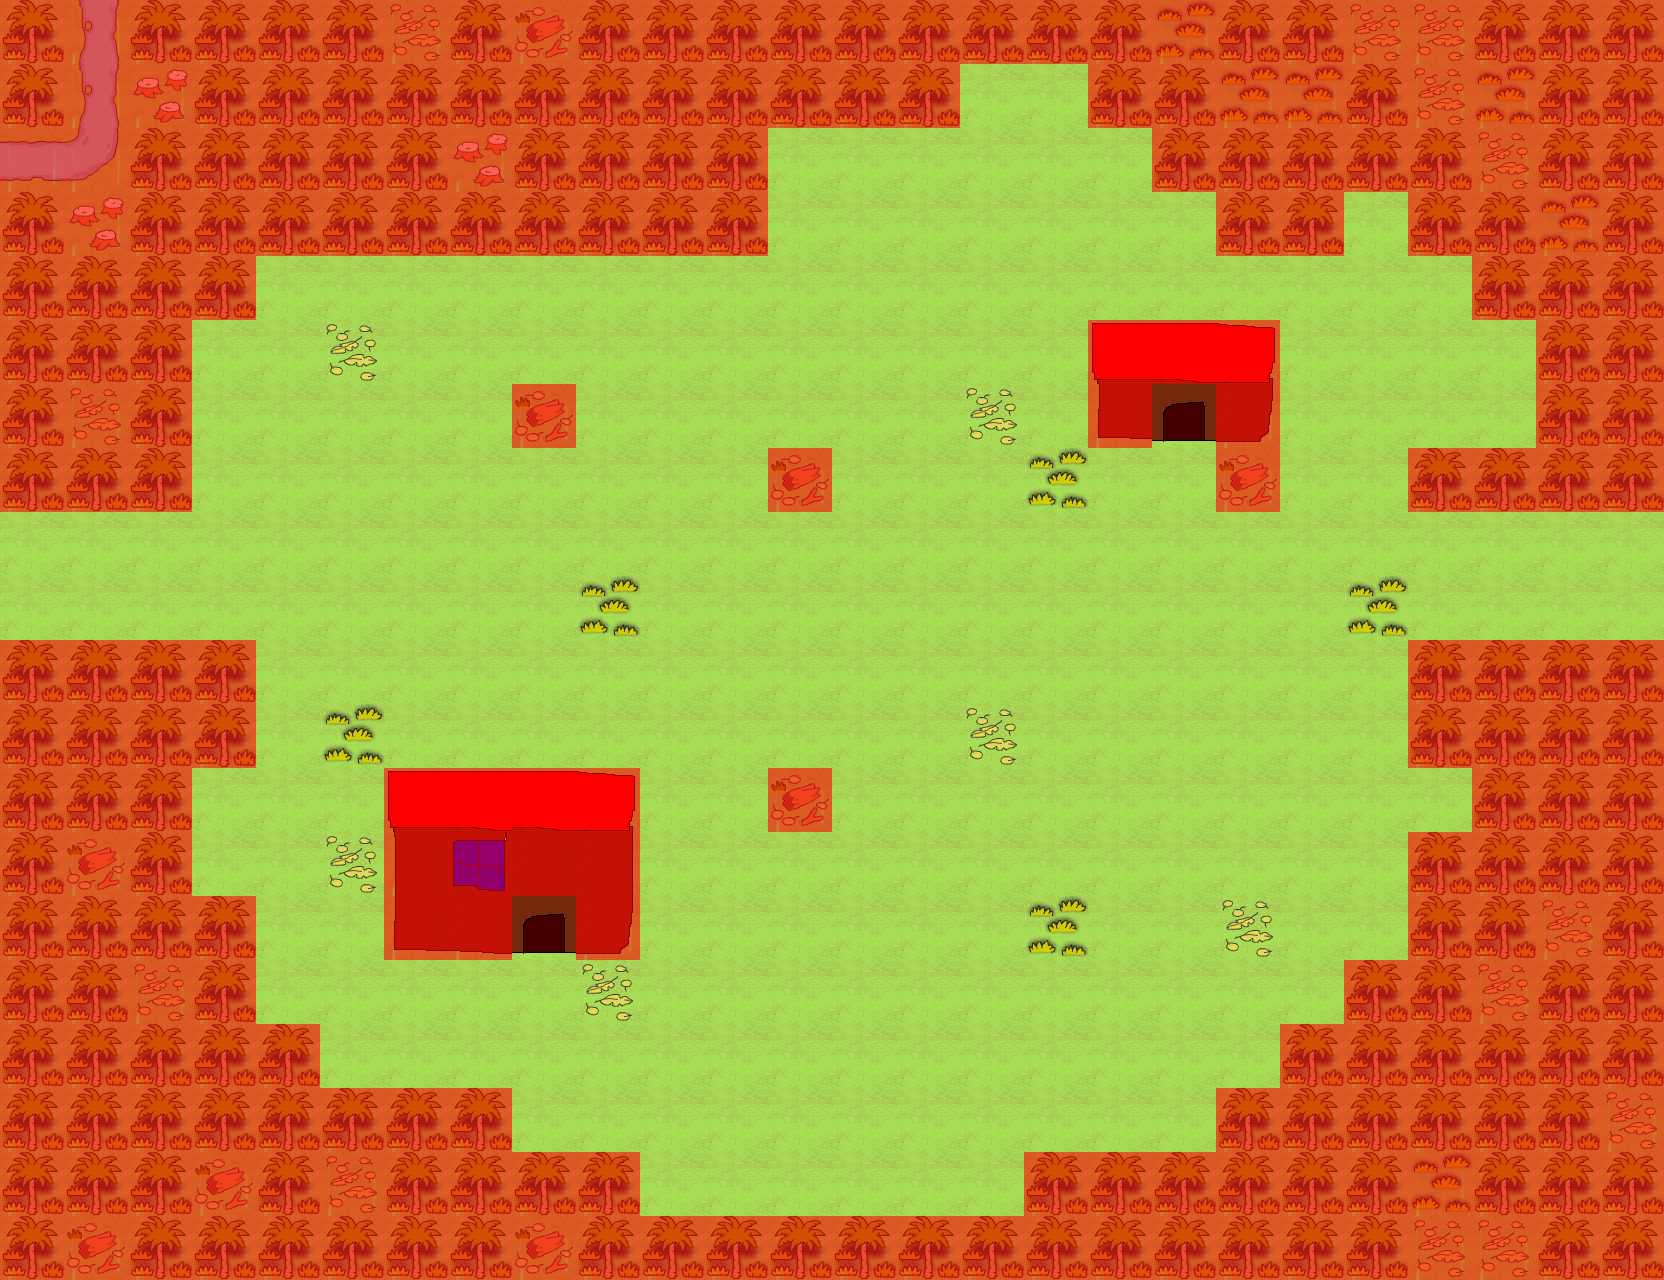

Below is a game level as drawn by its tile map, then a one-line description and the .tmx that defines it (tile-layer data replaced by summaries):
An orthogonal 26x20 tile map with 64x64 px tiles, 3 tile layers (Ground, Decor, SpecialLayer), 8 tilesets and 1 object (characters/player/player_one).

<map version="1.0" orientation="orthogonal" width="26" height="20" tilewidth="64" tileheight="64">
 <tileset firstgid="1" name="water" tilewidth="64" tileheight="64">
  <image source="../../../../tiles/water.png" width="320" height="1216" />
 </tileset>
 <tileset firstgid="96" name="jungle" tilewidth="64" tileheight="64">
  <image source="../../../../tiles/jungle.png" width="320" height="1216" />
 </tileset>
 <tileset firstgid="191" name="paths" tilewidth="64" tileheight="64">
  <image source="../../../../tiles/paths.png" width="320" height="1216" />
 </tileset>
 <tileset firstgid="286" name="objects" tilewidth="64" tileheight="64">
  <image source="../../../../tiles/objects.png" width="320" height="1216" />
 </tileset>
 <tileset firstgid="381" name="sand" tilewidth="64" tileheight="64">
  <image source="../../../../tiles/sand.png" width="320" height="1216" />
 </tileset>
 <tileset firstgid="476" name="walls" tilewidth="64" tileheight="64">
  <image source="../../../../tiles/walls.png" width="320" height="1216" />
 </tileset>
 <tileset firstgid="571" name="special" tilewidth="64" tileheight="64">
  <image source="../../../../tiles/special.png" width="320" height="1216" />
 </tileset>
 <tileset firstgid="666" name="house" tilewidth="64" tileheight="64">
  <image source="../../../../tiles/house.png" width="320" height="640" />
 </tileset>
 <layer name="Ground" width="26" height="20">
  <data>[520 cells, 520 non-empty, 1 distinct tile ids]</data>
 </layer>
 <layer name="Decor" width="26" height="20">
  <data>[520 cells, 263 non-empty, 19 distinct tile ids]</data>
 </layer>
 <layer name="SpecialLayer" width="26" height="20">
  <data>[520 cells, 250 non-empty, 1 distinct tile ids]</data>
 </layer>
 <objectgroup name="Object Layer 1" width="26" height="20">
  <object name="characters/player/player_one" gid="286" x="832" y="640" />
 </objectgroup>
</map>
